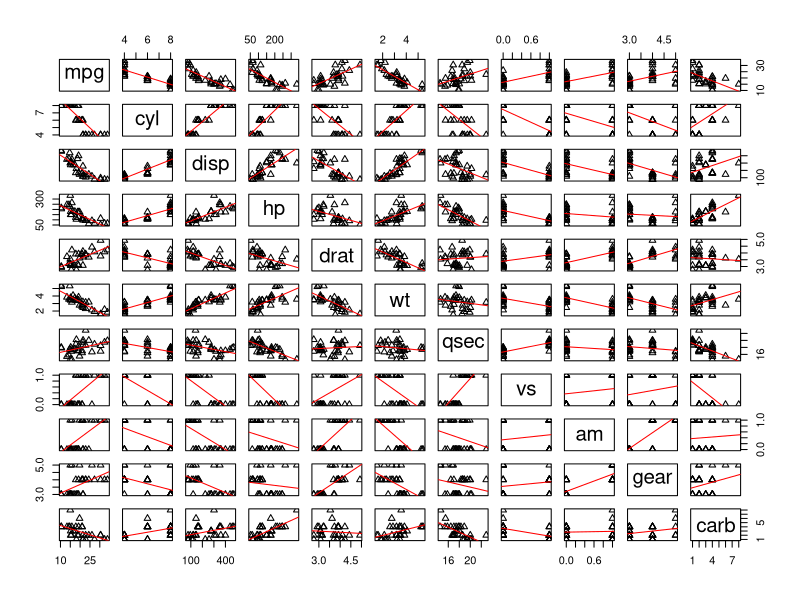

Here is the R script that generated this plot:
library(car)
library(MASS)
library(glmnet)

makelines <- function(x, y) {
    points(x, y, pch=2)
    abline(lsfit(x, y), col="red")
}
pairs(mtcars, panel=makelines)

set.seed(47)
n.train <- 24
train.idcs <- sample(1:nrow(mtcars), n.train)
cars <- list()
cars$train <- mtcars[train.idcs, ]
cars$test <- mtcars[-train.idcs, ]

fit.full <- lm(mpg~., data=cars$train)
mse <- function(predicted, truth) { #mean square error function
    n <- length(predicted)
    return((1/n) * sum((predicted - truth) ** 2))
}
predictions <- predict(fit.full, cars$test)
full.mse <- mse(predictions, cars$test$mpg)

stepAIC(fit.full) #removes some variables
fit.aic <- lm(mpg ~ drat + wt + gear + carb, data=cars$train)
predictions <- predict(fit.aic, cars$test)
aic.mse <- mse(predictions, cars$test$mpg)
